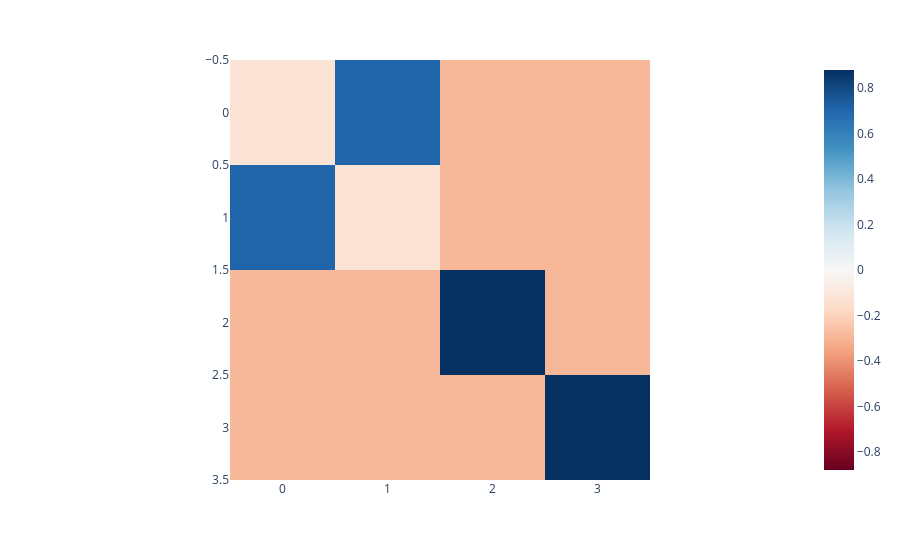

The notebook cell this image was saved under:
### Code cell
# Compute the interaction matrix for a given output dimension
q = einsum(model.w_p[0], model.w_l, model.w_r, "hid, hid in1, hid in2 -> in1 in2")

# Symmetrize the interaction matrix, uncomment for a clean interaction matrix
# .mT is the transpose of the last two dimensions (which does not matter here but will in the future)
q = 0.5 * (q + q.mT)
  
px.imshow(q, color_continuous_midpoint=0, color_continuous_scale="RdBu")

### Figure 1 — Plotly figure (JSON) as saved in the notebook; plotly's stock layout.template omitted (floating-point values rounded to 4 significant figures)
{"data": [{"coloraxis": "coloraxis", "hovertemplate": "x: %{x}<br>y: %{y}<br>color: %{z}<extra></extra>", "name": "0", "type": "heatmap", "xaxis": "x", "yaxis": "y", "z": [[-0.1232, 0.7073, -0.2918, -0.2924], [0.7073, -0.1234, -0.2921, -0.2922], [-0.2918, -0.2921, 0.8775, -0.2933], [-0.2924, -0.2922, -0.2933, 0.878]]}], "layout": {"coloraxis": {"cmid": 0, "colorscale": [[0, "rgb(103,0,31)"], [0.1, "rgb(178,24,43)"], [0.2, "rgb(214,96,77)"], [0.3, "rgb(244,165,130)"], [0.4, "rgb(253,219,199)"], [0.5, "rgb(247,247,247)"], [0.6, "rgb(209,229,240)"], [0.7, "rgb(146,197,222)"], [0.8, "rgb(67,147,195)"], [0.9, "rgb(33,102,172)"], [1, "rgb(5,48,97)"]]}, "margin": {"t": 60}, "xaxis": {"anchor": "y", "constrain": "domain", "domain": [0, 1], "scaleanchor": "y"}, "yaxis": {"anchor": "x", "autorange": "reversed", "constrain": "domain", "domain": [0, 1]}}}
